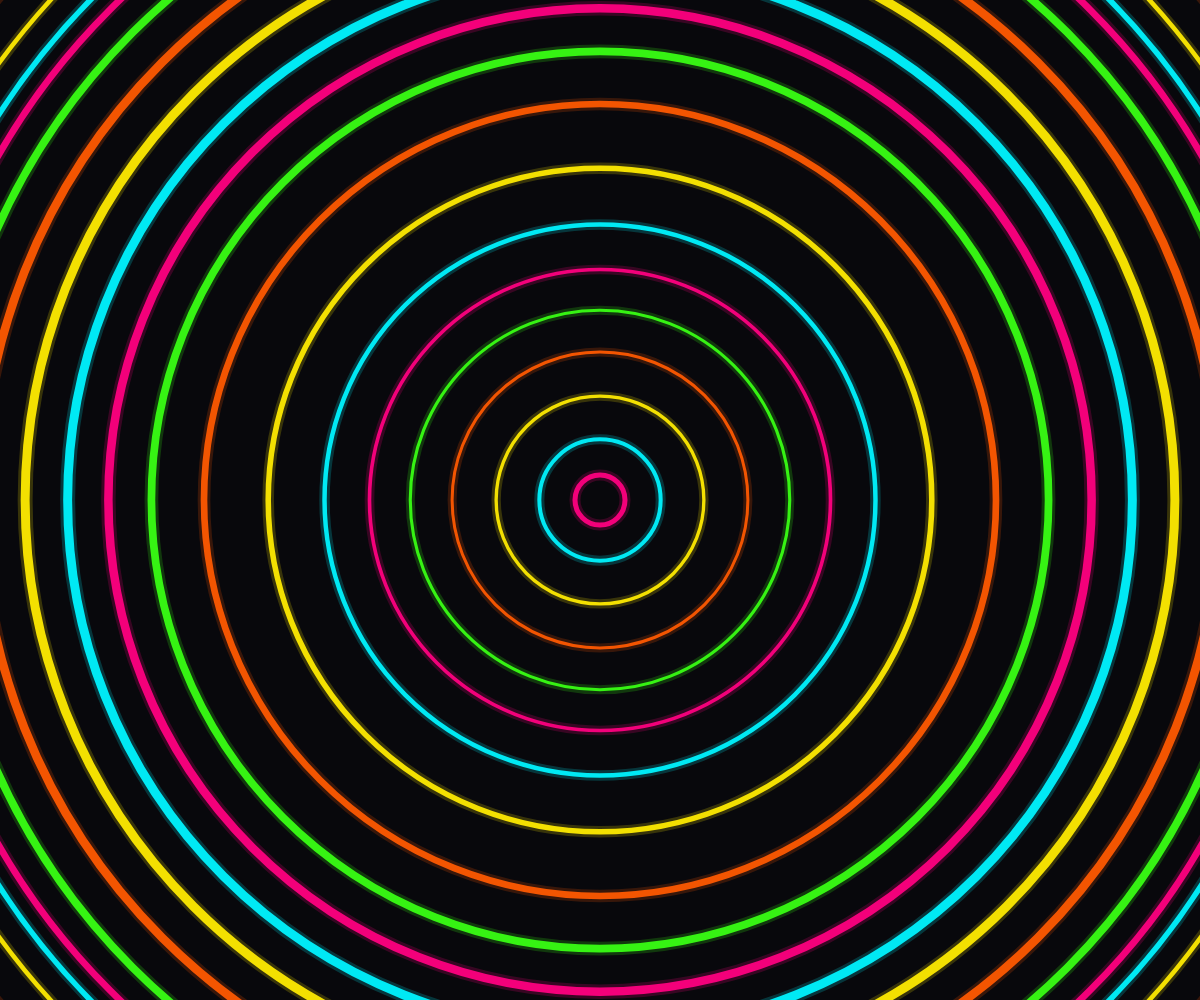
Frame 1 (no input)
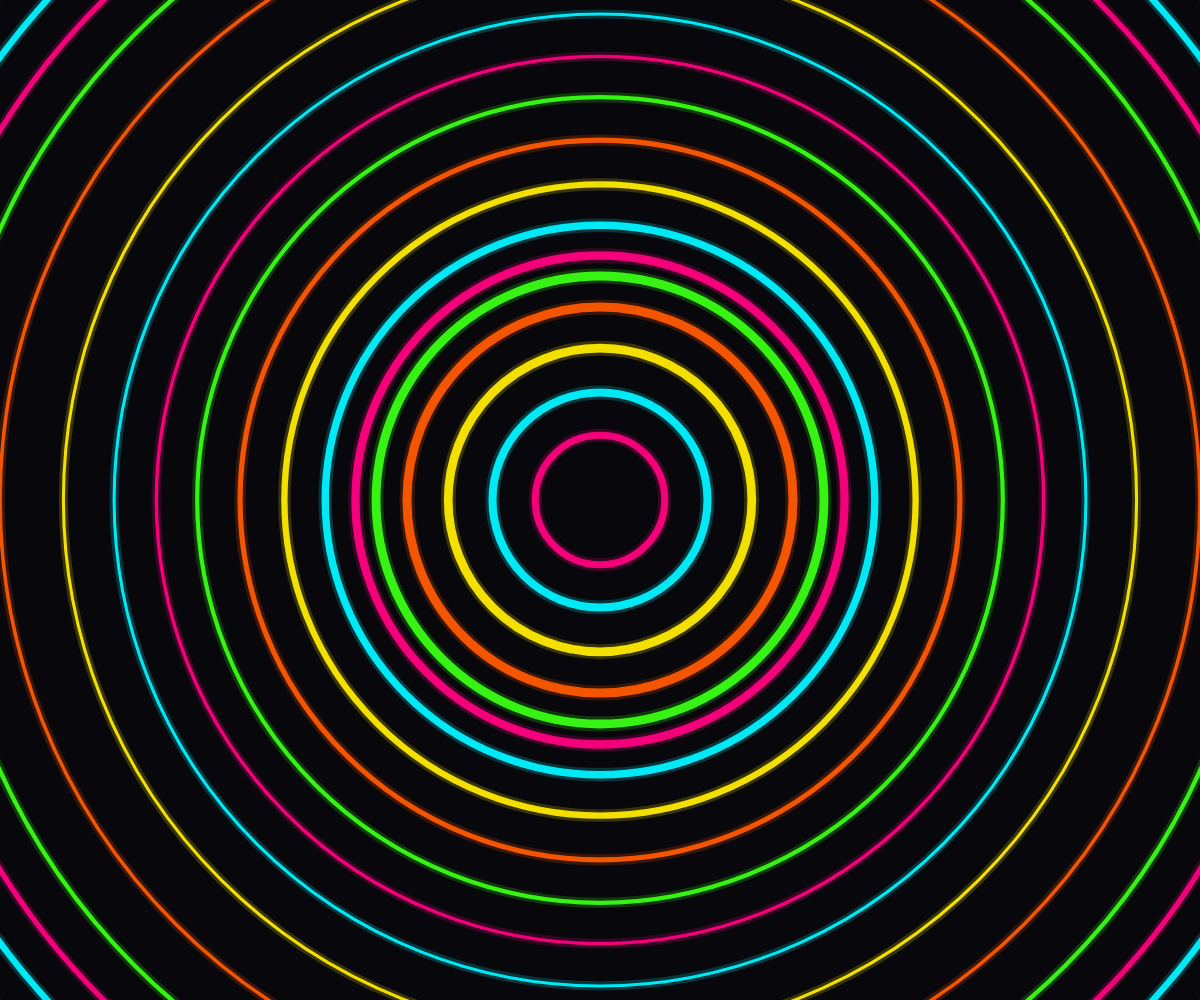
Frame 60 (no input)
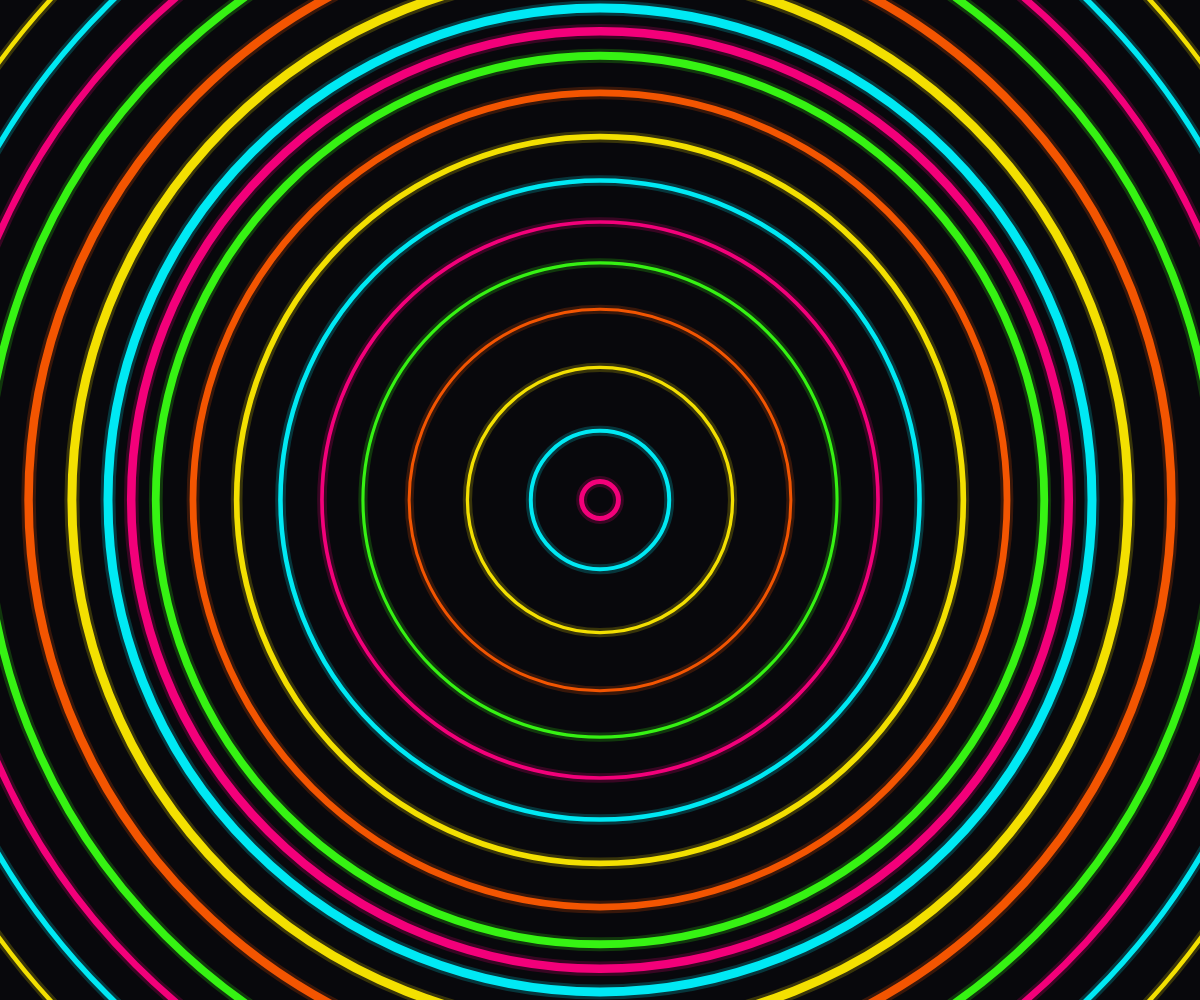
Frame 120 (the mouse pressed at the canvas centre since frame 60)

The p5.js sketch that drew these frames (run headless with seeded random() and noise() and a simulated clock; from frame 60 on, the mouse is pressed at the canvas centre):

// p5.js sketch
// ── sketch.js
const PALETTE = [
  [57, 255, 20],   // Neon lime
  [255, 0, 128],   // Hot magenta
  [0, 245, 255],   // Cyan
  [255, 235, 0],   // Acid yellow
  [255, 90, 0],    // Electric orange
];

const NUM_RINGS = 24;

function setup() {
  createCanvas(windowWidth, windowHeight);
  noFill();
}

function draw() {
  background(8, 8, 12);

  let cx = width * 0.5;
  let cy = height * 0.5;
  let maxDim = max(width, height) * 0.85;
  let baseSpacing = maxDim / NUM_RINGS;

  let t = frameCount * 0.035;

  for (let i = NUM_RINGS; i >= 1; i--) {
    let col = PALETTE[i % PALETTE.length];
    
    // Elastic spring oscillation: combination of fundamental wave and harmonically damped overshoots
    let phase = i * 0.38;
    let wave = sin(t - phase);
    let springBounce = sin((t - phase) * 3) * exp(-abs(wave) * 0.8) * 0.45;
    let elasticPulse = (wave + springBounce) * (baseSpacing * 0.65);

    let currentR = i * baseSpacing + elasticPulse;
    if (currentR > 4) {
      let weight = map(sin(t * 1.5 - phase), -1, 1, 3, 9);
      
      // Outer glow ring
      stroke(col[0], col[1], col[2], 50);
      strokeWeight(weight + 6);
      ellipse(cx, cy, currentR * 2, currentR * 2);

      // Core sharp fluorescent ring
      stroke(col[0], col[1], col[2], 240);
      strokeWeight(weight);
      ellipse(cx, cy, currentR * 2, currentR * 2);
    }
  }
}

function windowResized() {
  resizeCanvas(windowWidth, windowHeight);
}
